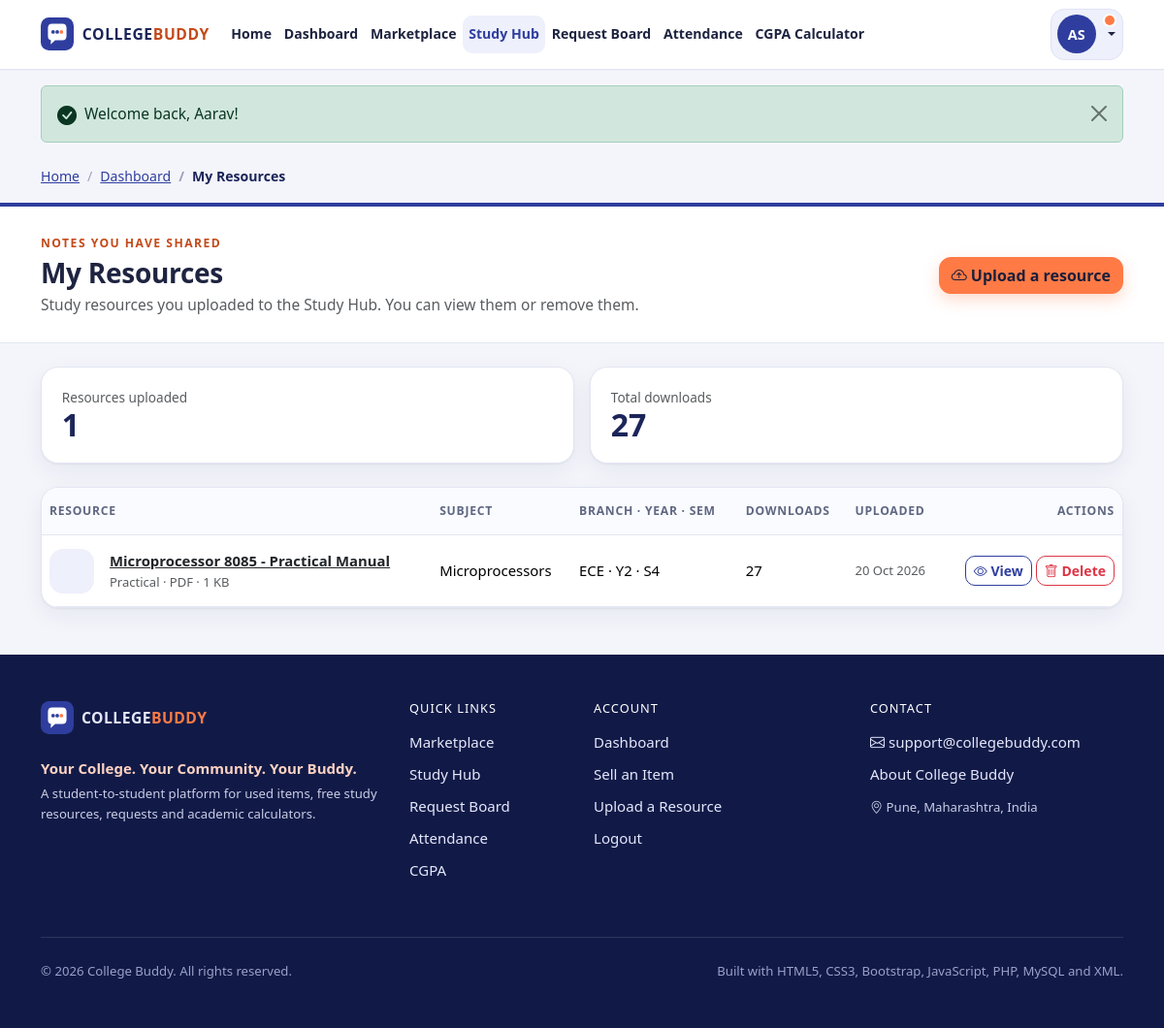
The page /my-resources.php (signed in) on the database its author committed.
### tables this page shows
CREATE TABLE users (
    id          INT UNSIGNED NOT NULL AUTO_INCREMENT,           
    full_name   VARCHAR(100) NOT NULL,
    email       VARCHAR(150) NOT NULL,                          
    password    VARCHAR(255) NOT NULL,                          
    branch      VARCHAR(50)  NOT NULL,                          
    year        TINYINT UNSIGNED NOT NULL,                      
    semester    TINYINT UNSIGNED NOT NULL,                      
    role        ENUM('student', 'admin') NOT NULL DEFAULT 'student',
    created_at  TIMESTAMP NOT NULL DEFAULT CURRENT_TIMESTAMP,
    PRIMARY KEY (id),
    UNIQUE KEY uq_users_email (email),
    KEY idx_users_role (role)
);

CREATE TABLE resources (
    id              INT UNSIGNED NOT NULL AUTO_INCREMENT,
    user_id         INT UNSIGNED NOT NULL,                      
    title           VARCHAR(150) NOT NULL,
    description     TEXT NULL,
    subject         VARCHAR(100) NOT NULL,
    branch          VARCHAR(50)  NOT NULL,
    year            TINYINT UNSIGNED NOT NULL,
    semester        TINYINT UNSIGNED NOT NULL,
    resource_type   VARCHAR(40)  NOT NULL,
    file_name       VARCHAR(255) NOT NULL,                      
    stored_name     VARCHAR(255) NOT NULL,                      
    file_size       INT UNSIGNED NOT NULL DEFAULT 0,            
    file_ext        VARCHAR(10)  NOT NULL,
    download_count  INT UNSIGNED NOT NULL DEFAULT 0,
    created_at      TIMESTAMP NOT NULL DEFAULT CURRENT_TIMESTAMP,
    PRIMARY KEY (id),
    UNIQUE KEY uq_resources_stored (stored_name),
    KEY idx_resources_filter (branch, year, semester),
    KEY idx_resources_subject (subject),
    KEY idx_resources_type (resource_type),
    KEY idx_resources_user (user_id),
    CONSTRAINT fk_resources_user FOREIGN KEY (user_id) REFERENCES users (id) ON DELETE CASCADE
);

### includes/auth.php (called while the page is built, shortened)
<?php
require_once __DIR__ . '/db.php';
require_once __DIR__ . '/functions.php';
function current_user(): ?array
{
    static $cached = false;
    if ($cached !== false) {
        return $cached;
    }
    $id = (int) ($_SESSION['user_id'] ?? 0);
    $row = db_select_one(
        'SELECT id, full_name, email, branch, year, semester, role, created_at FROM users WHERE id = ?',
        'i',
        [$id]
    );
    return $cached = $row;
}
function is_logged_in(): bool
{
    return current_user() !== null;
}
function require_login(string $message = 'Please login to continue.'): void
{
    if (!is_logged_in()) {
        set_flash('warning', $message);
        redirect('login.php?next=' . urlencode(current_relative_url()));
    }
}

### includes/db.php (called while the page is built, shortened)
<?php
function db(): mysqli
{
    static $conn = null;
    if ($conn === null) {
        $conn = new mysqli(DB_HOST, DB_USER, DB_PASS, DB_NAME);
        $conn->set_charset('utf8mb4');
        $conn->query("SET time_zone = '+05:30'");
    }
    return $conn;
}
function db_select(string $sql, string $types = '', array $params = []): array
{
    $stmt = db()->prepare($sql);
    if ($types !== '') {
        $stmt->bind_param($types, ...$params);
    }
    $stmt->execute();
    $rows = $stmt->get_result()->fetch_all(MYSQLI_ASSOC);
    return $rows;
}
function db_select_one(string $sql, string $types = '', array $params = []): ?array
{
    $rows = db_select($sql, $types, $params);
    return $rows[0] ?? null;
}
function db_count(string $sql, string $types = '', array $params = []): int
{
    $row = db_select_one($sql, $types, $params);
    return $row ? (int) reset($row) : 0;
}

### my-resources.php (the view, shortened to what this page needs)
<?php
require_once __DIR__ . '/includes/auth.php';
require_login('Please login to manage your uploaded resources.');
$me = current_user();
$myId = (int) $me['id'];
$resources = db_select(
    'SELECT * FROM resources WHERE user_id = ? ORDER BY created_at DESC, id DESC',
    'i',
    [$myId]
);
$totalDownloads = array_sum(array_column($resources, 'download_count'));
$activeNav = 'study';
$breadcrumbs = [['Dashboard', 'dashboard.php'], ['My Resources', '']];
require __DIR__ . '/includes/header.php';
?>
<section class="container py-4 pb-5">
    <div class="row g-3 mb-4">
        <div class="col-6">
            <div class="card cb-card cb-stat-card h-100"><div class="card-body"><div class="small text-muted">Resources uploaded</div><div class="cb-stat-value"><?= count($resources) ?></div></div></div>
        </div>
        <div class="col-6">
            <div class="card cb-card cb-stat-card h-100"><div class="card-body"><div class="small text-muted">Total downloads</div><div class="cb-stat-value"><?= number_format((int) $totalDownloads) ?></div></div></div>
        </div>
    </div>
    <?php if (!$resources): ?>
        <?php render_empty('bi-cloud-arrow-up', 'You have not shared any resources yet.', 'Upload your notes or a previous year paper. Your juniors will thank you.',
            '<a class="btn btn-primary" href="' . href('upload-resource.php') . '">Upload a resource</a>'); ?>
    <?php else: ?>
        <div class="card cb-card">
            <div class="table-responsive">
                <table class="table cb-table align-middle mb-0">
                    <thead>
                        <tr>
                            <th scope="col">Resource</th>
                            <th scope="col" class="d-none d-md-table-cell">Subject</th>
                            <th scope="col" class="d-none d-lg-table-cell">Branch &middot; Year &middot; Sem</th>
                            <th scope="col" class="d-none d-sm-table-cell">Downloads</th>
                            <th scope="col" class="d-none d-xl-table-cell">Uploaded</th>
                            <th scope="col" class="text-end">Actions</th>
                        </tr>
                    </thead>
                    <tbody>
                        <?php foreach ($resources as $r): ?>
                            <tr>
                                <td>
                                    <div class="d-flex align-items-center gap-3">
                                        <span class="cb-resource-icon"><i class="bi <?= e(resource_icon($r['resource_type'])) ?>"></i></span>
                                        <div class="min-w-0">
                                            <a class="fw-semibold text-body" href="<?= href('resource.php?id=' . (int) $r['id']) ?>"><?= e($r['title']) ?></a>
                                            <div class="small text-muted"><?= e($r['resource_type']) ?> &middot; <span class="text-uppercase"><?= e($r['file_ext']) ?></span> &middot; <?= e(format_bytes((int) $r['file_size'])) ?></div>
                                        </div>
                                    </div>
                                </td>
                                <td class="d-none d-md-table-cell"><?= e($r['subject']) ?></td>
                                <td class="d-none d-lg-table-cell"><?= e($r['branch']) ?> &middot; Y<?= (int) $r['year'] ?> &middot; S<?= (int) $r['semester'] ?></td>
                                <td class="d-none d-sm-table-cell"><?= number_format((int) $r['download_count']) ?></td>
                                <td class="d-none d-xl-table-cell small text-muted"><?= e(format_date($r['created_at'])) ?></td>
                                <td class="text-end">
                                    <div class="cb-row-actions d-inline-flex flex-wrap justify-content-end gap-1">
                                        <a class="btn btn-sm btn-outline-primary" href="<?= href('resource.php?id=' . (int) $r['id']) ?>"><i class="bi bi-eye"></i><span class="d-none d-xl-inline"> View</span></a>
                                        <form method="post" action="<?= href('my-resources.php') ?>" class="d-inline" data-confirm="Delete this resource and its file? Students will no longer be able to download it.">
                                            <button class="btn btn-sm btn-outline-danger" type="submit"><i class="bi bi-trash"></i><span class="d-none d-xl-inline"> Delete</span></button>
                                        </form>
                                    </div>
                                </td>
                            </tr>
                        <?php endforeach; ?>
                    </tbody>
                </table>
            </div>
        </div>
    <?php endif; ?>
</section>
<?php require __DIR__ . '/includes/footer.php'; ?>

### includes/header.php (shortened to what this page needs)
<?php
$activeNav = $activeNav ?? '';
$breadcrumbs = $breadcrumbs ?? [];
$me = current_user();
$flashes = get_flashes();
$unread = $me ? unread_message_count((int) $me['id']) : 0;
$navLinks = ['home' => ['Home', 'index.php']];
if ($me) {
    $navLinks['dashboard'] = ['Dashboard', 'dashboard.php'];
}
$navLinks += [
    'marketplace' => ['Marketplace', 'marketplace.php'],
    'study' => ['Study Hub', 'study.php'],
    'requests' => ['Request Board', 'requests.php'],
    'attendance' => ['Attendance', 'attendance.php'],
    'cgpa' => ['CGPA Calculator', 'cgpa.php'],
];
$flashIcons = [
    'success' => 'bi-check-circle-fill', 'danger' => 'bi-exclamation-octagon-fill',
    'warning' => 'bi-exclamation-triangle-fill', 'info' => 'bi-info-circle-fill',
];
?>
<!doctype html>
<html lang="en">
<head>
    <link rel="stylesheet" href="<?= href('css/vendor/bootstrap.min.css') ?>">
    <link rel="stylesheet" href="<?= href('css/vendor/bootstrap-icons.min.css') ?>">
    <link rel="stylesheet" href="<?= href('css/style.css') ?>">
</head>
<body class="cb-body d-flex flex-column min-vh-100">
<header>
    <nav class="navbar navbar-expand-xl cb-navbar sticky-top" aria-label="Main navigation">
        <div class="container">
            <a class="navbar-brand cb-brand" href="<?= href('index.php') ?>" aria-label="College Buddy home">
                <img src="<?= href('images/logo.svg') ?>" alt="" width="34" height="34">
                <span class="cb-brand-text">COLLEGE<span class="cb-brand-accent">BUDDY</span></span>
            </a>
            <div class="collapse navbar-collapse" id="cbNavMenu">
                <ul class="navbar-nav me-auto align-items-xl-center">
                    <?php foreach ($navLinks as $key => [$label, $path]): ?>
                        <li class="nav-item">
                            <a class="nav-link<?= $activeNav === $key ? ' active' : '' ?>" href="<?= href($path) ?>"<?= $activeNav === $key ? ' aria-current="page"' : '' ?>><?= e($label) ?></a>
                        </li>
                    <?php endforeach; ?>
                </ul>
                <div class="d-flex flex-column flex-xl-row align-items-stretch align-items-xl-center gap-2 cb-nav-actions">
                    <?php if ($me): ?>
                        <div class="dropdown">
                            <button class="btn cb-user-btn dropdown-toggle w-100 d-flex align-items-center gap-2" type="button"
                                    data-bs-toggle="dropdown" aria-expanded="false">
                                <span class="cb-avatar"><?= e(initials($me['full_name'])) ?></span>
                                <?php if ($unread > 0): ?><span class="cb-dot" title="<?= $unread ?> unread messages"></span><?php endif; ?>
                            </button>
                        </div>
                    <?php else: ?>
                        <a class="btn btn-outline-primary" href="<?= href('login.php') ?>"><i class="bi bi-box-arrow-in-right"></i> Login</a>
                        <a class="btn btn-primary" href="<?= href('register.php') ?>">Register</a>
                    <?php endif; ?>
                </div>
            </div>
        </div>
    </nav>
</header>
<main id="main-content" class="flex-grow-1">
    <?php if (!empty($flashes)): ?>
        <div class="container pt-3 cb-flash-zone">
            <?php foreach ($flashes as $flash): ?>
                <div class="alert alert-<?= e($flash['type']) ?> alert-dismissible fade show d-flex align-items-start gap-2 mb-2"
                     role="alert" data-autohide="7000">
                    <i class="bi <?= e($flashIcons[$flash['type']] ?? 'bi-info-circle-fill') ?> fs-5 lh-1 mt-1"></i>
                    <div class="flex-grow-1"><?= e($flash['message']) ?></div>
                    <button type="button" class="btn-close" data-bs-dismiss="alert" aria-label="Close"></button>
                </div>
            <?php endforeach; ?>
        </div>
    <?php endif; ?>
    <?php if (!empty($breadcrumbs)): ?>
        <div class="container pt-3">
            <nav aria-label="breadcrumb">
                <ol class="breadcrumb cb-breadcrumb mb-0">
                    <li class="breadcrumb-item"><a href="<?= href('index.php') ?>">Home</a></li>
                    <?php foreach ($breadcrumbs as $i => $crumb): ?>
                        <?php if ($i === array_key_last($breadcrumbs) || empty($crumb[1])): ?>
                            <li class="breadcrumb-item active" aria-current="page"><?= e($crumb[0]) ?></li>
                        <?php else: ?>
                            <li class="breadcrumb-item"><a href="<?= href($crumb[1]) ?>"><?= e($crumb[0]) ?></a></li>
                        <?php endif; ?>
                    <?php endforeach; ?>
                </ol>
            </nav>
        </div>
    <?php endif; ?>

### rows shown on the page
users: full_name "AS"
resources: title "Microprocessor 8085 - Practical Manual", resource_type "Practical", file_ext "PDF", file_size "1 KB", subject "Microprocessors", branch "ECE", year "2", semester "4", download_count "27", created_at "20 Oct 2026"

### other values the page prints
$label "Home"
$label "Dashboard"
$label "Marketplace"
$label "Study Hub"
$label "Request Board"
$label "Attendance"
$label "CGPA Calculator"
$flash['message'] "Welcome back, Aarav!"
$crumb[0] "Dashboard"
$crumb[0] "My Resources"
$eyebrow "NOTES YOU HAVE SHARED"
$title "My Resources"
$subtitle "Study resources you uploaded to the Study Hub. You can view them or remove them."
$actions "Upload a resource"
count($resources) "1"
